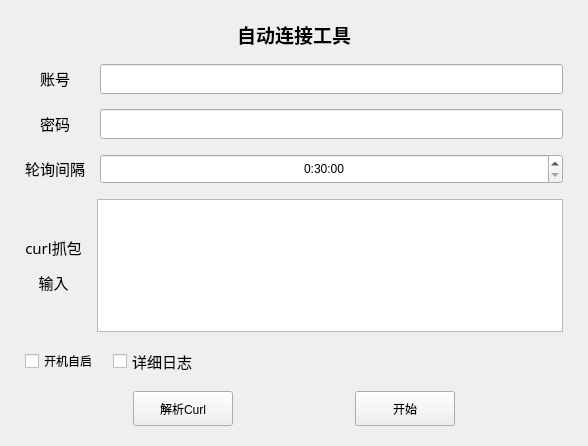
<?xml version="1.0" encoding="UTF-8"?>
<ui version="4.0">
 <class>Widget</class>
 <widget class="QWidget" name="Widget">
  <property name="geometry">
   <rect>
    <x>0</x>
    <y>0</y>
    <width>588</width>
    <height>446</height>
   </rect>
  </property>
  <property name="windowTitle">
   <string>Widget</string>
  </property>
  <layout class="QVBoxLayout" name="verticalLayout">
   <property name="spacing">
    <number>15</number>
   </property>
   <property name="leftMargin">
    <number>25</number>
   </property>
   <property name="topMargin">
    <number>20</number>
   </property>
   <property name="rightMargin">
    <number>25</number>
   </property>
   <property name="bottomMargin">
    <number>20</number>
   </property>
   <item>
    <widget class="QLabel" name="label">
     <property name="font">
      <font>
       <family>微软雅黑</family>
       <pointsize>14</pointsize>
       <bold>true</bold>
      </font>
     </property>
     <property name="text">
      <string>&lt;html&gt;&lt;head/&gt;&lt;body&gt;&lt;p align=&quot;center&quot;&gt;自动连接工具&lt;/p&gt;&lt;/body&gt;&lt;/html&gt;</string>
     </property>
    </widget>
   </item>
   <item>
    <layout class="QGridLayout" name="gridLayout">
     <property name="spacing">
      <number>15</number>
     </property>
     <item row="0" column="0">
      <widget class="QLabel" name="label_2">
       <property name="font">
        <font>
         <family>微软雅黑</family>
         <pointsize>11</pointsize>
        </font>
       </property>
       <property name="text">
        <string>&lt;html&gt;&lt;head/&gt;&lt;body&gt;&lt;p align=&quot;center&quot;&gt;账号&lt;/p&gt;&lt;/body&gt;&lt;/html&gt;</string>
       </property>
      </widget>
     </item>
     <item row="0" column="1">
      <widget class="QLineEdit" name="zLineEdit">
       <property name="minimumSize">
        <size>
         <width>0</width>
         <height>30</height>
        </size>
       </property>
      </widget>
     </item>
     <item row="1" column="0">
      <widget class="QLabel" name="label_3">
       <property name="font">
        <font>
         <family>微软雅黑</family>
         <pointsize>11</pointsize>
        </font>
       </property>
       <property name="text">
        <string>&lt;html&gt;&lt;head/&gt;&lt;body&gt;&lt;p align=&quot;center&quot;&gt;密码&lt;/p&gt;&lt;/body&gt;&lt;/html&gt;</string>
       </property>
      </widget>
     </item>
     <item row="1" column="1">
      <widget class="QLineEdit" name="mLineEdit">
       <property name="minimumSize">
        <size>
         <width>0</width>
         <height>30</height>
        </size>
       </property>
       <property name="echoMode">
        <enum>QLineEdit::EchoMode::Password</enum>
       </property>
      </widget>
     </item>
     <item row="2" column="0">
      <widget class="QLabel" name="label_4">
       <property name="font">
        <font>
         <family>微软雅黑</family>
         <pointsize>11</pointsize>
        </font>
       </property>
       <property name="text">
        <string>&lt;html&gt;&lt;head/&gt;&lt;body&gt;&lt;p align=&quot;center&quot;&gt;轮询间隔&lt;/p&gt;&lt;/body&gt;&lt;/html&gt;</string>
       </property>
      </widget>
     </item>
     <item row="2" column="1">
      <widget class="QTimeEdit" name="timeEdit">
       <property name="minimumSize">
        <size>
         <width>0</width>
         <height>30</height>
        </size>
       </property>
       <property name="alignment">
        <set>Qt::AlignmentFlag::AlignCenter</set>
       </property>
       <property name="minimumTime">
        <time>
         <hour>0</hour>
         <minute>0</minute>
         <second>1</second>
        </time>
       </property>
       <property name="currentSection">
        <enum>QDateTimeEdit::Section::HourSection</enum>
       </property>
       <property name="displayFormat">
        <string>H:mm:ss</string>
       </property>
       <property name="time">
        <time>
         <hour>0</hour>
         <minute>30</minute>
         <second>0</second>
        </time>
       </property>
      </widget>
     </item>
    </layout>
   </item>
   <item>
    <layout class="QHBoxLayout" name="horizontalLayout">
     <property name="spacing">
      <number>15</number>
     </property>
     <item>
      <widget class="QLabel" name="label_5">
       <property name="font">
        <font>
         <family>微软雅黑</family>
         <pointsize>11</pointsize>
        </font>
       </property>
       <property name="text">
        <string>&lt;html&gt;&lt;head/&gt;&lt;body&gt;&lt;p align=&quot;center&quot;&gt;curl抓包&lt;/p&gt;&lt;p align=&quot;center&quot;&gt;输入&lt;/p&gt;&lt;/body&gt;&lt;/html&gt;</string>
       </property>
      </widget>
     </item>
     <item>
      <widget class="QTextEdit" name="curlEdit"/>
     </item>
    </layout>
   </item>
   <item>
    <layout class="QHBoxLayout" name="horizontalLayout_3">
     <item>
      <widget class="QCheckBox" name="autoStartCheckBox">
       <property name="styleSheet">
        <string notr="true">font: 11pt &quot;微软雅黑&quot;;</string>
       </property>
       <property name="text">
        <string>开机自启</string>
       </property>
      </widget>
     </item>
     <item>
      <widget class="QCheckBox" name="detailedLogCheckBox">
       <property name="font">
        <font>
         <family>微软雅黑</family>
         <pointsize>11</pointsize>
        </font>
       </property>
       <property name="text">
        <string>详细日志</string>
       </property>
      </widget>
     </item>
     <item>
      <spacer name="horizontalSpacer_4">
       <property name="orientation">
        <enum>Qt::Orientation::Horizontal</enum>
       </property>
       <property name="sizeHint" stdset="0">
        <size>
         <width>208</width>
         <height>20</height>
        </size>
       </property>
      </spacer>
     </item>
    </layout>
   </item>
   <item>
    <layout class="QHBoxLayout" name="horizontalLayout_2">
     <item>
      <spacer name="horizontalSpacer">
       <property name="orientation">
        <enum>Qt::Orientation::Horizontal</enum>
       </property>
       <property name="sizeHint" stdset="0">
        <size>
         <width>40</width>
         <height>20</height>
        </size>
       </property>
      </spacer>
     </item>
     <item>
      <widget class="QPushButton" name="parseButton">
       <property name="minimumSize">
        <size>
         <width>100</width>
         <height>35</height>
        </size>
       </property>
       <property name="text">
        <string>解析Curl</string>
       </property>
      </widget>
     </item>
     <item>
      <spacer name="horizontalSpacer_2">
       <property name="orientation">
        <enum>Qt::Orientation::Horizontal</enum>
       </property>
       <property name="sizeHint" stdset="0">
        <size>
         <width>20</width>
         <height>20</height>
        </size>
       </property>
      </spacer>
     </item>
     <item>
      <widget class="QPushButton" name="startButton">
       <property name="minimumSize">
        <size>
         <width>100</width>
         <height>35</height>
        </size>
       </property>
       <property name="text">
        <string>开始</string>
       </property>
      </widget>
     </item>
     <item>
      <spacer name="horizontalSpacer_3">
       <property name="orientation">
        <enum>Qt::Orientation::Horizontal</enum>
       </property>
       <property name="sizeHint" stdset="0">
        <size>
         <width>40</width>
         <height>20</height>
        </size>
       </property>
      </spacer>
     </item>
    </layout>
   </item>
  </layout>
 </widget>
 <resources/>
 <connections/>
</ui>
